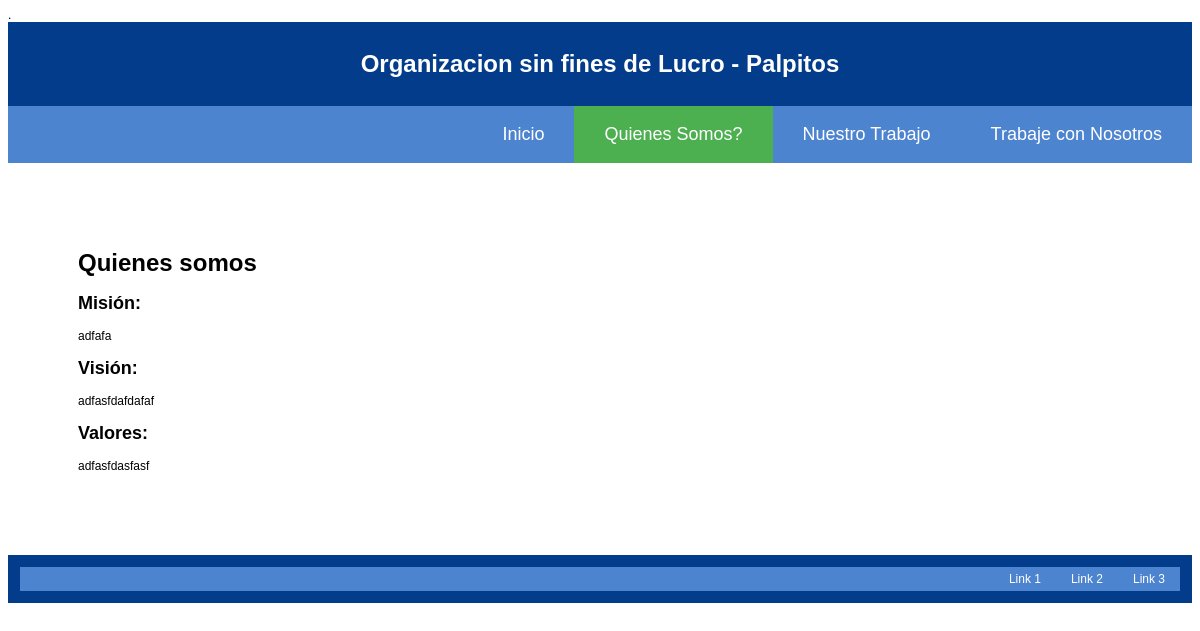
Page /quienes.php on the earlier database version.
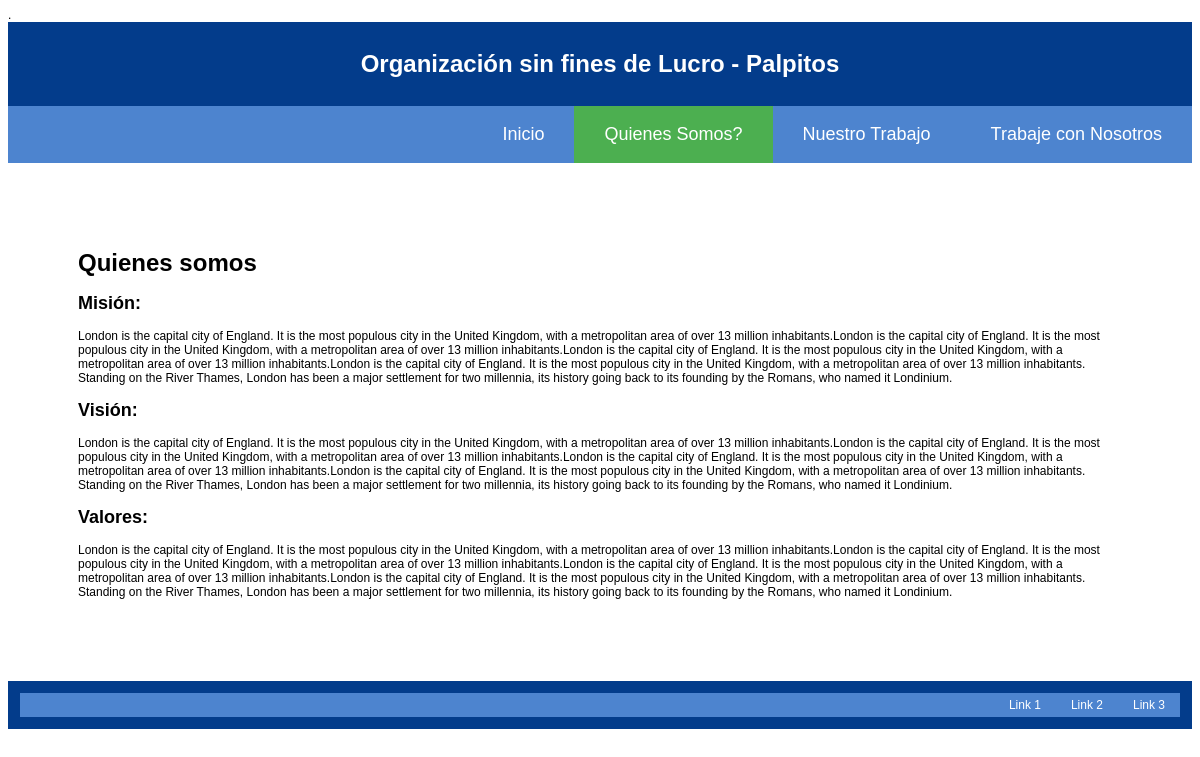
Same page on the later database version.
### tables this page shows
CREATE TABLE `content` (
  `id` int(10) unsigned NOT NULL AUTO_INCREMENT,
  `key` varchar(32) NOT NULL,
  `content` blob NOT NULL,
  PRIMARY KEY (`id`)
);

### app/Startup.php (called while the page is built, shortened)
<?php
class DB
{
  private static $db;
  private $conn;
  public static function getInstance()
  {
    if (!DB::$db)
    {
      DB::$db = new DB();
    }
    return DB::$db;
  }
  private function openConnection()
  {
    $this->conn = @mysqli_init();
  }
  private function processParams($statement, $params)
  {
    if (is_array($params))
    {
      foreach ($params as $key=>$value)
      {
        $statement = str_replace("{".$key."}", @mysqli_escape_string($this->conn, $value), $statement);
      }
    }
    return $statement;
  }
  public function getData($statement, $params = array(), $single = false)
  {
    $statement = $this->processParams($statement, $params);
    $result = @mysqli_query($this->conn, "call $statement;");
    $data = array();
    if ($single)
    {
      $data = @mysqli_fetch_assoc($result);
    }
    else
    {
      for (; $currentRow = @mysqli_fetch_assoc($result);)
      {
        $data[] = $currentRow;
      }
    }
    return $data;
  }
}

### quienes.php (the view)
<?php
$usActive = "active";
require_once 'header.php';
$data = $db->getData("content('{key}')", array('key'=>'mission'), true);
$mission = $data['content'];
$data = $db->getData("content('{key}')", array('key'=>'vision'), true);
$vision = $data['content'];
$data = $db->getData("content('{key}')", array('key'=>'values'), true);
$values = $data['content'];
?>
    <div class="row">
    <h1>Quienes somos</h1>
    <h2>Misión:</h2><p><?php echo $mission;  ?></p>
    <h2>Visión:</h2><p><?php echo $vision;  ?></p>
    <h2>Valores:</h2><p><?php echo $values;  ?></p>
    </div>
<?php
require_once 'footer.php';
?>

### header.php (shortened to what this page needs)
<?php
require_once ('app/Startup.php');
$db = DB::getInstance();
$data = $db->getData("content('{key}')", array('key'=>'name'), true);
$name = $data['content'];
?>
<!DOCTYPE html PUBLIC "-//W3C//DTD XHTML 1.0 Transitional//EN" "http://www.w3.org/TR/xhtml1/DTD/xhtml1-transitional.dtd">
<html xmlns="http://www.w3.org/1999/xhtml">
<head>
    <link rel="stylesheet" type="text/css" href="css.css">.
</head>
<body>
<div class="container">
    <header>
        <h1><?php echo $name; ?></h1>
    </header>
    <div class="topnav">
        <a class="<?php echo $contactActive ?>"  href="nosotros.php">Trabaje con Nosotros</a>
        <a class="<?php echo $workActive ?>"  href="trabajo.php">Nuestro Trabajo</a>
        <a class="<?php echo $usActive ?>"  href="quienes.php">Quienes Somos?</a>
        <a class="<?php echo $indexActive ?>"  href="index.php">Inicio</a>
    </div>

Differences in the rows shown:
changed content: content "Organizacion sin fines de Lucro - Palpitos" → "Organización sin fines de Lucro - Palpitos"
changed content (number 2 of 4 on the later page): content "adfafa" → "London is the capital city of England. It is the most populous city in the United Kingdom, with a metropolitan area of over 13 million inhabitants.London is the capital city of England. It is the most populous city in the United Kingdom, with a metropolitan area of over 13 million inhabitants.London is the capital city of England. It is the most populous city in the United Kingdom, with a metropolitan area of over 13 million inhabitants.London is the capital city of England. It is the most populous city in the United Kingdom, with a metropolitan area of over 13 million inhabitants. Standing on the River Thames, London has been a major settlement for two millennia, its history going back to…"
changed content (number 3 of 4 on the later page): content "adfasfdafdafaf" → "London is the capital city of England. It is the most populous city in the United Kingdom, with a metropolitan area of over 13 million inhabitants.London is the capital city of England. It is the most populous city in the United Kingdom, with a metropolitan area of over 13 million inhabitants.London is the capital city of England. It is the most populous city in the United Kingdom, with a metropolitan area of over 13 million inhabitants.London is the capital city of England. It is the most populous city in the United Kingdom, with a metropolitan area of over 13 million inhabitants. Standing on the River Thames, London has been a major settlement for two millennia, its history going back to…"
changed content (number 4 of 4 on the later page): content "adfasfdasfasf" → "London is the capital city of England. It is the most populous city in the United Kingdom, with a metropolitan area of over 13 million inhabitants.London is the capital city of England. It is the most populous city in the United Kingdom, with a metropolitan area of over 13 million inhabitants.London is the capital city of England. It is the most populous city in the United Kingdom, with a metropolitan area of over 13 million inhabitants.London is the capital city of England. It is the most populous city in the United Kingdom, with a metropolitan area of over 13 million inhabitants. Standing on the River Thames, London has been a major settlement for two millennia, its history going back to…"
